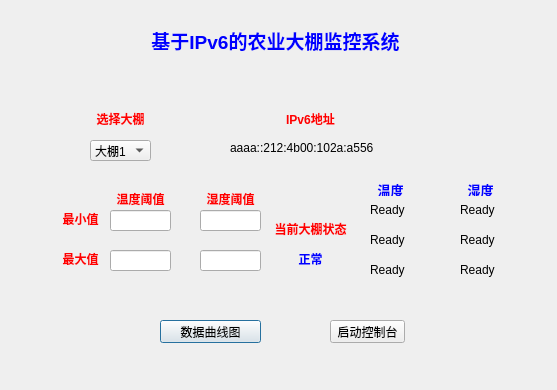
<?xml version="1.0" encoding="UTF-8"?>
<ui version="4.0">
 <class>main_Dialog</class>
 <widget class="QDialog" name="main_Dialog">
  <property name="geometry">
   <rect>
    <x>0</x>
    <y>0</y>
    <width>557</width>
    <height>390</height>
   </rect>
  </property>
  <property name="windowTitle">
   <string>Dialog</string>
  </property>
  <widget class="QLabel" name="label">
   <property name="geometry">
    <rect>
     <x>100</x>
     <y>20</y>
     <width>351</width>
     <height>41</height>
    </rect>
   </property>
   <property name="text">
    <string>&lt;html&gt;&lt;head/&gt;&lt;body&gt;&lt;p align=&quot;center&quot;&gt;&lt;span style=&quot; font-size:14pt; font-weight:600; color:#0000ff;&quot;&gt;基于IPv6的农业大棚监控系统&lt;/span&gt;&lt;/p&gt;&lt;/body&gt;&lt;/html&gt;</string>
   </property>
  </widget>
  <widget class="QPushButton" name="temp_data">
   <property name="geometry">
    <rect>
     <x>160</x>
     <y>320</y>
     <width>101</width>
     <height>23</height>
    </rect>
   </property>
   <property name="text">
    <string>数据曲线图</string>
   </property>
  </widget>
  <widget class="QComboBox" name="choose_class">
   <property name="geometry">
    <rect>
     <x>90</x>
     <y>140</y>
     <width>61</width>
     <height>21</height>
    </rect>
   </property>
   <item>
    <property name="text">
     <string>大棚1</string>
    </property>
   </item>
   <item>
    <property name="text">
     <string>大棚2</string>
    </property>
   </item>
   <item>
    <property name="text">
     <string>大棚3</string>
    </property>
   </item>
  </widget>
  <widget class="QLabel" name="label_2">
   <property name="geometry">
    <rect>
     <x>80</x>
     <y>110</y>
     <width>81</width>
     <height>16</height>
    </rect>
   </property>
   <property name="text">
    <string>&lt;html&gt;&lt;head/&gt;&lt;body&gt;&lt;p align=&quot;center&quot;&gt;&lt;span style=&quot; font-weight:600; color:#ff0000;&quot;&gt;选择大棚&lt;/span&gt;&lt;/p&gt;&lt;/body&gt;&lt;/html&gt;</string>
   </property>
  </widget>
  <widget class="QPushButton" name="control_button">
   <property name="geometry">
    <rect>
     <x>330</x>
     <y>320</y>
     <width>75</width>
     <height>23</height>
    </rect>
   </property>
   <property name="text">
    <string>启动控制台</string>
   </property>
  </widget>
  <widget class="QLabel" name="label_4">
   <property name="geometry">
    <rect>
     <x>270</x>
     <y>110</y>
     <width>81</width>
     <height>16</height>
    </rect>
   </property>
   <property name="text">
    <string>&lt;html&gt;&lt;head/&gt;&lt;body&gt;&lt;p align=&quot;center&quot;&gt;&lt;span style=&quot; font-weight:600; color:#ff0000;&quot;&gt;IPv6地址&lt;/span&gt;&lt;/p&gt;&lt;/body&gt;&lt;/html&gt;</string>
   </property>
  </widget>
  <widget class="QLabel" name="ip_addr">
   <property name="geometry">
    <rect>
     <x>230</x>
     <y>140</y>
     <width>181</width>
     <height>16</height>
    </rect>
   </property>
   <property name="text">
    <string>aaaa::212:4b00:102a:a556</string>
   </property>
  </widget>
  <widget class="QLabel" name="label_5">
   <property name="geometry">
    <rect>
     <x>360</x>
     <y>180</y>
     <width>61</width>
     <height>16</height>
    </rect>
   </property>
   <property name="text">
    <string>&lt;html&gt;&lt;head/&gt;&lt;body&gt;&lt;p align=&quot;center&quot;&gt;&lt;span style=&quot; font-size:10pt; font-weight:600; color:#0000ff;&quot;&gt;温度&lt;/span&gt;&lt;/p&gt;&lt;/body&gt;&lt;/html&gt;</string>
   </property>
  </widget>
  <widget class="QLabel" name="label_6">
   <property name="geometry">
    <rect>
     <x>450</x>
     <y>180</y>
     <width>61</width>
     <height>16</height>
    </rect>
   </property>
   <property name="text">
    <string>&lt;html&gt;&lt;head/&gt;&lt;body&gt;&lt;p align=&quot;center&quot;&gt;&lt;span style=&quot; font-size:10pt; font-weight:600; color:#0000ff;&quot;&gt;湿度&lt;/span&gt;&lt;/p&gt;&lt;/body&gt;&lt;/html&gt;</string>
   </property>
  </widget>
  <widget class="QLabel" name="temp">
   <property name="geometry">
    <rect>
     <x>370</x>
     <y>200</y>
     <width>61</width>
     <height>20</height>
    </rect>
   </property>
   <property name="text">
    <string>Ready</string>
   </property>
  </widget>
  <widget class="QLabel" name="humi">
   <property name="geometry">
    <rect>
     <x>460</x>
     <y>200</y>
     <width>61</width>
     <height>20</height>
    </rect>
   </property>
   <property name="text">
    <string>Ready</string>
   </property>
  </widget>
  <widget class="QLineEdit" name="lineEdit">
   <property name="geometry">
    <rect>
     <x>110</x>
     <y>210</y>
     <width>61</width>
     <height>21</height>
    </rect>
   </property>
   <property name="text">
    <string/>
   </property>
  </widget>
  <widget class="QLineEdit" name="lineEdit_2">
   <property name="geometry">
    <rect>
     <x>110</x>
     <y>250</y>
     <width>61</width>
     <height>21</height>
    </rect>
   </property>
  </widget>
  <widget class="QLineEdit" name="lineEdit_3">
   <property name="geometry">
    <rect>
     <x>200</x>
     <y>210</y>
     <width>61</width>
     <height>21</height>
    </rect>
   </property>
  </widget>
  <widget class="QLineEdit" name="lineEdit_4">
   <property name="geometry">
    <rect>
     <x>200</x>
     <y>250</y>
     <width>61</width>
     <height>21</height>
    </rect>
   </property>
  </widget>
  <widget class="QLabel" name="label_3">
   <property name="geometry">
    <rect>
     <x>100</x>
     <y>190</y>
     <width>81</width>
     <height>16</height>
    </rect>
   </property>
   <property name="text">
    <string>&lt;html&gt;&lt;head/&gt;&lt;body&gt;&lt;p align=&quot;center&quot;&gt;&lt;span style=&quot; font-weight:600; color:#ff0000;&quot;&gt;温度阈值&lt;/span&gt;&lt;/p&gt;&lt;/body&gt;&lt;/html&gt;</string>
   </property>
  </widget>
  <widget class="QLabel" name="label_7">
   <property name="geometry">
    <rect>
     <x>190</x>
     <y>190</y>
     <width>81</width>
     <height>16</height>
    </rect>
   </property>
   <property name="text">
    <string>&lt;html&gt;&lt;head/&gt;&lt;body&gt;&lt;p align=&quot;center&quot;&gt;&lt;span style=&quot; font-weight:600; color:#ff0000;&quot;&gt;湿度阈值&lt;/span&gt;&lt;/p&gt;&lt;/body&gt;&lt;/html&gt;</string>
   </property>
  </widget>
  <widget class="QLabel" name="label_8">
   <property name="geometry">
    <rect>
     <x>50</x>
     <y>210</y>
     <width>61</width>
     <height>16</height>
    </rect>
   </property>
   <property name="text">
    <string>&lt;html&gt;&lt;head/&gt;&lt;body&gt;&lt;p align=&quot;center&quot;&gt;&lt;span style=&quot; font-weight:600; color:#ff0000;&quot;&gt;最小值&lt;/span&gt;&lt;/p&gt;&lt;/body&gt;&lt;/html&gt;</string>
   </property>
  </widget>
  <widget class="QLabel" name="label_9">
   <property name="geometry">
    <rect>
     <x>50</x>
     <y>250</y>
     <width>61</width>
     <height>16</height>
    </rect>
   </property>
   <property name="text">
    <string>&lt;html&gt;&lt;head/&gt;&lt;body&gt;&lt;p align=&quot;center&quot;&gt;&lt;span style=&quot; font-weight:600; color:#ff0000;&quot;&gt;最大值&lt;/span&gt;&lt;/p&gt;&lt;/body&gt;&lt;/html&gt;</string>
   </property>
  </widget>
  <widget class="QLabel" name="label_10">
   <property name="geometry">
    <rect>
     <x>270</x>
     <y>220</y>
     <width>81</width>
     <height>16</height>
    </rect>
   </property>
   <property name="text">
    <string>&lt;html&gt;&lt;head/&gt;&lt;body&gt;&lt;p align=&quot;center&quot;&gt;&lt;span style=&quot; font-weight:600; color:#ff0000;&quot;&gt;当前大棚状态&lt;/span&gt;&lt;/p&gt;&lt;/body&gt;&lt;/html&gt;</string>
   </property>
  </widget>
  <widget class="QLabel" name="label_11">
   <property name="geometry">
    <rect>
     <x>280</x>
     <y>250</y>
     <width>61</width>
     <height>16</height>
    </rect>
   </property>
   <property name="text">
    <string>&lt;html&gt;&lt;head/&gt;&lt;body&gt;&lt;p align=&quot;center&quot;&gt;&lt;span style=&quot; font-weight:600; color:#0000ff;&quot;&gt;正常&lt;/span&gt;&lt;/p&gt;&lt;/body&gt;&lt;/html&gt;</string>
   </property>
  </widget>
  <widget class="QLabel" name="temp_2">
   <property name="geometry">
    <rect>
     <x>370</x>
     <y>230</y>
     <width>61</width>
     <height>20</height>
    </rect>
   </property>
   <property name="text">
    <string>Ready</string>
   </property>
  </widget>
  <widget class="QLabel" name="humi_2">
   <property name="geometry">
    <rect>
     <x>460</x>
     <y>230</y>
     <width>61</width>
     <height>20</height>
    </rect>
   </property>
   <property name="text">
    <string>Ready</string>
   </property>
  </widget>
  <widget class="QLabel" name="temp_3">
   <property name="geometry">
    <rect>
     <x>370</x>
     <y>260</y>
     <width>61</width>
     <height>20</height>
    </rect>
   </property>
   <property name="text">
    <string>Ready</string>
   </property>
  </widget>
  <widget class="QLabel" name="humi_3">
   <property name="geometry">
    <rect>
     <x>460</x>
     <y>260</y>
     <width>61</width>
     <height>20</height>
    </rect>
   </property>
   <property name="text">
    <string>Ready</string>
   </property>
  </widget>
 </widget>
 <resources/>
 <connections/>
</ui>
